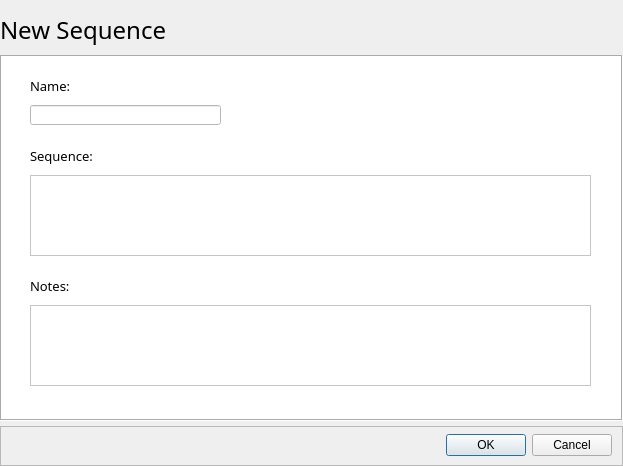
<?xml version="1.0" encoding="UTF-8"?>
<ui version="4.0">
 <class>NewSequenceDialog</class>
 <widget class="QDialog" name="NewSequenceDialog">
  <property name="geometry">
   <rect>
    <x>0</x>
    <y>0</y>
    <width>623</width>
    <height>466</height>
   </rect>
  </property>
  <property name="sizePolicy">
   <sizepolicy hsizetype="Fixed" vsizetype="Fixed">
    <horstretch>0</horstretch>
    <verstretch>0</verstretch>
   </sizepolicy>
  </property>
  <property name="font">
   <font>
    <family>Cabin</family>
    <pointsize>10</pointsize>
   </font>
  </property>
  <property name="windowTitle">
   <string>New Sequence</string>
  </property>
  <property name="styleSheet">
   <string notr="true"/>
  </property>
  <layout class="QVBoxLayout" name="verticalLayout">
   <property name="spacing">
    <number>5</number>
   </property>
   <property name="margin">
    <number>0</number>
   </property>
   <item>
    <widget class="QLabel" name="mainHeader">
     <property name="minimumSize">
      <size>
       <width>0</width>
       <height>50</height>
      </size>
     </property>
     <property name="maximumSize">
      <size>
       <width>16777215</width>
       <height>40</height>
      </size>
     </property>
     <property name="font">
      <font>
       <family>Cabin</family>
       <pointsize>18</pointsize>
      </font>
     </property>
     <property name="text">
      <string>New Sequence</string>
     </property>
    </widget>
   </item>
   <item>
    <widget class="QFrame" name="mainFrame">
     <property name="font">
      <font>
       <family>Cabin</family>
       <pointsize>10</pointsize>
      </font>
     </property>
     <property name="styleSheet">
      <string notr="true">background-color: rgb(255, 255, 255);
border-color: rgb(136, 136, 136);</string>
     </property>
     <property name="frameShape">
      <enum>QFrame::Box</enum>
     </property>
     <property name="frameShadow">
      <enum>QFrame::Sunken</enum>
     </property>
     <widget class="QLabel" name="notesLabel">
      <property name="geometry">
       <rect>
        <x>30</x>
        <y>220</y>
        <width>561</width>
        <height>21</height>
       </rect>
      </property>
      <property name="font">
       <font>
        <family>Cabin</family>
        <pointsize>10</pointsize>
       </font>
      </property>
      <property name="text">
       <string>Notes:</string>
      </property>
     </widget>
     <widget class="QLineEdit" name="nameValue">
      <property name="geometry">
       <rect>
        <x>30</x>
        <y>50</y>
        <width>191</width>
        <height>20</height>
       </rect>
      </property>
      <property name="font">
       <font>
        <family>Cabin</family>
        <pointsize>10</pointsize>
       </font>
      </property>
     </widget>
     <widget class="QTextEdit" name="sequenceValue">
      <property name="enabled">
       <bool>true</bool>
      </property>
      <property name="geometry">
       <rect>
        <x>30</x>
        <y>120</y>
        <width>561</width>
        <height>81</height>
       </rect>
      </property>
      <property name="font">
       <font>
        <family>Cousine</family>
        <pointsize>9</pointsize>
       </font>
      </property>
      <property name="tabChangesFocus">
       <bool>true</bool>
      </property>
      <property name="acceptRichText">
       <bool>false</bool>
      </property>
     </widget>
     <widget class="PrimerDesign::ValidatorLabel" name="nameLabel">
      <property name="geometry">
       <rect>
        <x>30</x>
        <y>20</y>
        <width>561</width>
        <height>21</height>
       </rect>
      </property>
      <property name="font">
       <font>
        <family>Cabin</family>
        <pointsize>10</pointsize>
       </font>
      </property>
      <property name="text">
       <string>Name:</string>
      </property>
     </widget>
     <widget class="QTextEdit" name="notesValue">
      <property name="geometry">
       <rect>
        <x>30</x>
        <y>250</y>
        <width>561</width>
        <height>81</height>
       </rect>
      </property>
      <property name="font">
       <font>
        <family>Cabin</family>
        <pointsize>10</pointsize>
       </font>
      </property>
      <property name="tabChangesFocus">
       <bool>true</bool>
      </property>
      <property name="acceptRichText">
       <bool>false</bool>
      </property>
     </widget>
     <widget class="PrimerDesign::ValidatorLabel" name="sequenceLabel">
      <property name="geometry">
       <rect>
        <x>30</x>
        <y>90</y>
        <width>561</width>
        <height>21</height>
       </rect>
      </property>
      <property name="font">
       <font>
        <family>Cabin</family>
        <pointsize>10</pointsize>
       </font>
      </property>
      <property name="text">
       <string>Sequence:</string>
      </property>
     </widget>
    </widget>
   </item>
   <item>
    <widget class="QFrame" name="dialogButtonFrame">
     <property name="maximumSize">
      <size>
       <width>16777215</width>
       <height>40</height>
      </size>
     </property>
     <property name="frameShape">
      <enum>QFrame::StyledPanel</enum>
     </property>
     <property name="frameShadow">
      <enum>QFrame::Raised</enum>
     </property>
     <layout class="QVBoxLayout" name="verticalLayout_2">
      <property name="spacing">
       <number>0</number>
      </property>
      <property name="leftMargin">
       <number>0</number>
      </property>
      <property name="topMargin">
       <number>0</number>
      </property>
      <property name="rightMargin">
       <number>10</number>
      </property>
      <property name="bottomMargin">
       <number>0</number>
      </property>
      <item>
       <widget class="QDialogButtonBox" name="dialogChoices">
        <property name="enabled">
         <bool>true</bool>
        </property>
        <property name="minimumSize">
         <size>
          <width>0</width>
          <height>35</height>
         </size>
        </property>
        <property name="styleSheet">
         <string notr="true">QDialogButtonBox {
	padding: 10px;
}</string>
        </property>
        <property name="orientation">
         <enum>Qt::Horizontal</enum>
        </property>
        <property name="standardButtons">
         <set>QDialogButtonBox::Cancel|QDialogButtonBox::Ok</set>
        </property>
       </widget>
      </item>
     </layout>
    </widget>
   </item>
  </layout>
 </widget>
 <customwidgets>
  <customwidget>
   <class>PrimerDesign::ValidatorLabel</class>
   <extends>QLabel</extends>
   <header>forms/PrimerDesign/Labels.h</header>
  </customwidget>
 </customwidgets>
 <tabstops>
  <tabstop>nameValue</tabstop>
  <tabstop>sequenceValue</tabstop>
  <tabstop>notesValue</tabstop>
 </tabstops>
 <resources/>
 <connections>
  <connection>
   <sender>dialogChoices</sender>
   <signal>accepted()</signal>
   <receiver>NewSequenceDialog</receiver>
   <slot>accept()</slot>
   <hints>
    <hint type="sourcelabel">
     <x>227</x>
     <y>579</y>
    </hint>
    <hint type="destinationlabel">
     <x>157</x>
     <y>274</y>
    </hint>
   </hints>
  </connection>
  <connection>
   <sender>dialogChoices</sender>
   <signal>rejected()</signal>
   <receiver>NewSequenceDialog</receiver>
   <slot>reject()</slot>
   <hints>
    <hint type="sourcelabel">
     <x>295</x>
     <y>585</y>
    </hint>
    <hint type="destinationlabel">
     <x>286</x>
     <y>274</y>
    </hint>
   </hints>
  </connection>
  <connection>
   <sender>sequenceValue</sender>
   <signal>textChanged()</signal>
   <receiver>NewSequenceDialog</receiver>
   <slot>enableOkIfValidForm()</slot>
   <hints>
    <hint type="sourcelabel">
     <x>131</x>
     <y>271</y>
    </hint>
    <hint type="destinationlabel">
     <x>5</x>
     <y>539</y>
    </hint>
   </hints>
  </connection>
  <connection>
   <sender>nameValue</sender>
   <signal>textChanged(QString)</signal>
   <receiver>NewSequenceDialog</receiver>
   <slot>enableOkIfValidForm()</slot>
   <hints>
    <hint type="sourcelabel">
     <x>187</x>
     <y>165</y>
    </hint>
    <hint type="destinationlabel">
     <x>5</x>
     <y>394</y>
    </hint>
   </hints>
  </connection>
  <connection>
   <sender>nameValue</sender>
   <signal>lostFocus()</signal>
   <receiver>NewSequenceDialog</receiver>
   <slot>enableOkIfValidForm()</slot>
   <hints>
    <hint type="sourcelabel">
     <x>137</x>
     <y>162</y>
    </hint>
    <hint type="destinationlabel">
     <x>4</x>
     <y>352</y>
    </hint>
   </hints>
  </connection>
 </connections>
 <slots>
  <slot>enableOkIfValidForm()</slot>
 </slots>
</ui>
